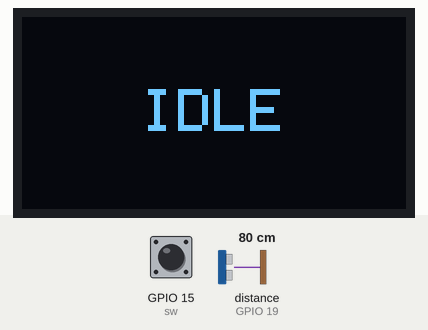
Simulated run of this sketch. Board: ESP32. Shown: 128×64 one-colour display. Wiring (inferred from the names in the program): ultrasonic range finder: trigger GPIO 18; echo GPIO 19. The test bench sets the inputs (shaded band); at power-on: distance to the obstacle (sensor on GPIO 19) 80 cm, GPIO 15 (sw) HIGH. The echo pulse lasts 58.3 µs per cm; USB keyboard and mouse output is not drawn.

Above: at 1.2 s.
1.3 s: distance to the obstacle (sensor on GPIO 19) set to 23 cm
2.8 s: distance to the obstacle (sensor on GPIO 19) set to 18 cm
At 3.3 s:
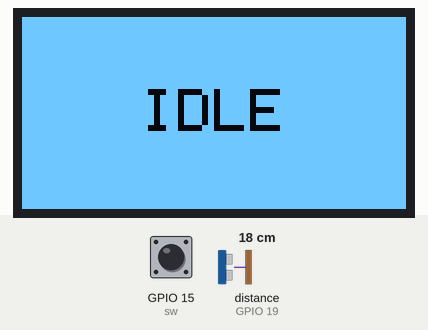
4.3 s: GPIO 15 (sw) pulled LOW for 0.15 s
At 5.5 s:
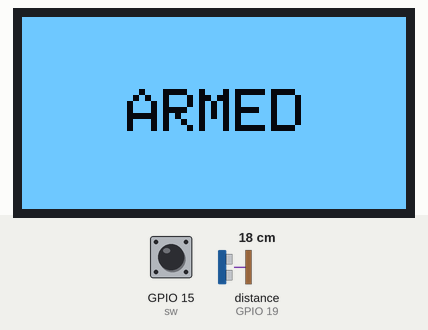
5.9 s: distance to the obstacle (sensor on GPIO 19) set to 4 cm
7.4 s: distance to the obstacle (sensor on GPIO 19) set to 2 cm
At 8.5 s:
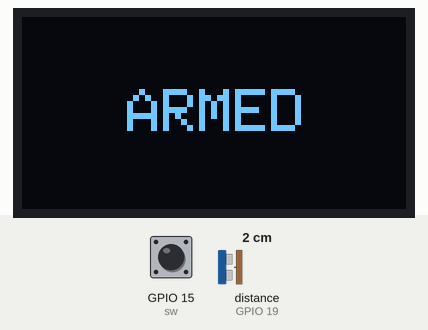
8.9 s: distance to the obstacle (sensor on GPIO 19) set to 9 cm
At 10.1 s:
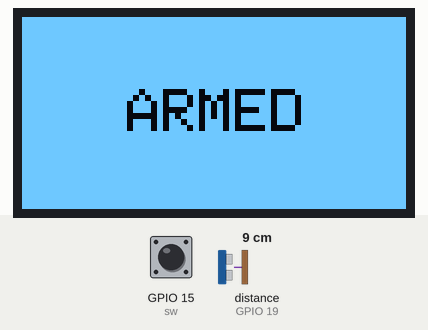
Timing chart, 0 to 11.4 s (numbered marks = the images above; inputs shaded):
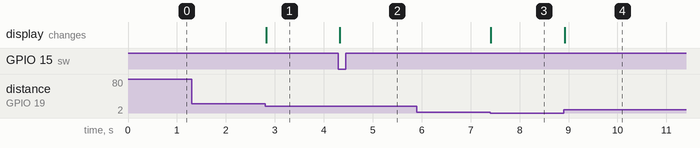

Measured:
- the behaviour switches between 21 and 20 cm on distance to the obstacle (sensor on GPIO 19) (found by bisection; images 0 and 1)
- the behaviour switches between 3 and 2 cm on distance to the obstacle (sensor on GPIO 19) (found by bisection; images 2 and 3)
- after the input at 1.3 s, every drawn part: stays the same
- after the input at 2.8 s, the display: changes at once (image 1)
- after the input at 4.3 s, the display: changes at once (image 2)
- after the input at 5.9 s, every drawn part: stays the same
- after the input at 7.4 s, the display: changes at once (image 3)
- after the input at 8.9 s, the display: changes at once (image 4)

The sketch:

stopwatch.ino
```cpp
#include <Adafruit_SSD1306.h>
#include <Wire.h>
#include <BleKeyboard.h>
BleKeyboard bleKeyboard("Stopwatch");
Adafruit_SSD1306 display(128, 64, &Wire, -1);

const int TRIG_PIN = 18;  // Define the GPIO pin connected to the TRIG pin of the sensor
const int ECHO_PIN = 19;  // Define the GPIO pin connected to the ECHO pin of the sensor
const int sw = 15;
bool detect = 0, temp = 1, armed = 0, instance = 0;
int p_temp;
uint32_t timer = millis(), gap = millis();

void setup() {
  Serial.begin(9600);
  bleKeyboard.begin();
  while (!bleKeyboard.isConnected())
    ;
  pinMode(TRIG_PIN, OUTPUT);  // Set TRIG pin as an OUTPUT
  pinMode(ECHO_PIN, INPUT);   // Set ECHO pin as an INPUT
  pinMode(sw, INPUT_PULLUP);
  display.begin(SSD1306_SWITCHCAPVCC, 0x3C);
  display.clearDisplay();
  display.setTextSize(2);
  display.setTextColor(SSD1306_WHITE);
  text("   IDLE   ", 4, 24);
}


void loop() {
  if (detect != temp) {
    temp = detect;
    display.invertDisplay(detect);
    if (armed) {
      if (detect) {
        if (millis() - gap > 30000) {
          bleKeyboard.write(KEY_PAGE_DOWN);
          armed = 0;
          text("   IDLE   ", 4, 24);
        }
      }
      else if (instance){
        bleKeyboard.write(KEY_PAGE_UP);
        gap = millis();
        instance = 0;
      }
    }
  }
  detect = sonar_read();
  if (!digitalRead(sw) && !armed && temp) {
    armed = 1;
    text("  ARMED  ", 11, 24);
    instance = 1;
  }
}

void text(String s, byte x, byte y) {
  display.clearDisplay();
  display.setCursor(x, y);
  display.print(s);
  display.display();
}
```

sonar.ino
```cpp
bool sonar_read() {
  if (millis() - timer > 30) {
    timer = millis();
    digitalWrite(TRIG_PIN, LOW);
    delayMicroseconds(2);
    digitalWrite(TRIG_PIN, HIGH);
    delayMicroseconds(10);
    digitalWrite(TRIG_PIN, LOW);
    long duration = pulseIn(ECHO_PIN, HIGH, 15000);
    int distance = duration * 0.01715;  // Speed of sound in air is approximately 343 m/s
    // Serial.println(distance);
    if (distance >= 20 || distance <= 2) return 0;
    else return 1;
  }
  return detect;
}
```
